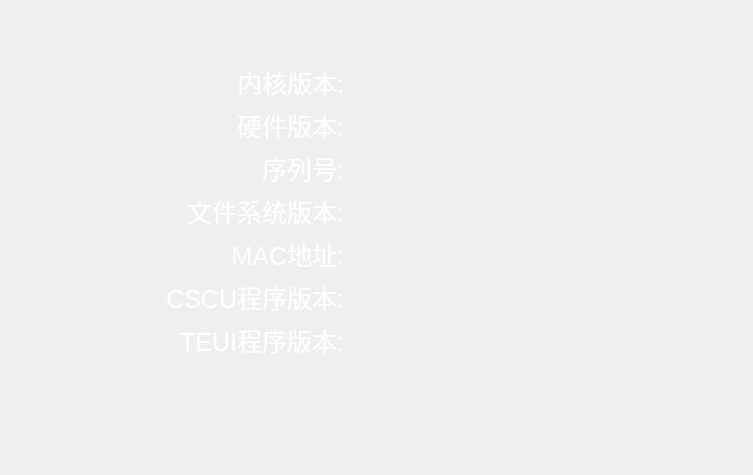
<?xml version="1.0" encoding="UTF-8"?>
<ui version="4.0">
 <class>VersionInformation</class>
 <widget class="QWidget" name="VersionInformation">
  <property name="geometry">
   <rect>
    <x>0</x>
    <y>0</y>
    <width>753</width>
    <height>475</height>
   </rect>
  </property>
  <property name="maximumSize">
   <size>
    <width>16777215</width>
    <height>16777215</height>
   </size>
  </property>
  <property name="sizeIncrement">
   <size>
    <width>0</width>
    <height>0</height>
   </size>
  </property>
  <property name="windowTitle">
   <string>Form</string>
  </property>
  <layout class="QHBoxLayout" name="horizontalLayout">
   <property name="sizeConstraint">
    <enum>QLayout::SetMinAndMaxSize</enum>
   </property>
   <property name="leftMargin">
    <number>0</number>
   </property>
   <property name="rightMargin">
    <number>36</number>
   </property>
   <item>
    <layout class="QVBoxLayout" name="verticalLayout" stretch="1,4,2">
     <property name="sizeConstraint">
      <enum>QLayout::SetMinAndMaxSize</enum>
     </property>
     <item>
      <spacer name="verticalSpacer">
       <property name="orientation">
        <enum>Qt::Vertical</enum>
       </property>
       <property name="sizeHint" stdset="0">
        <size>
         <width>20</width>
         <height>40</height>
        </size>
       </property>
      </spacer>
     </item>
     <item>
      <layout class="QGridLayout" name="gridLayout" rowstretch="1,1,1,1,1,1,1">
       <property name="sizeConstraint">
        <enum>QLayout::SetMinAndMaxSize</enum>
       </property>
       <property name="horizontalSpacing">
        <number>29</number>
       </property>
       <item row="0" column="0">
        <widget class="QLabel" name="labelKernelVersion1">
         <property name="font">
          <font>
           <family>Sans Serif</family>
           <pointsize>19</pointsize>
           <weight>50</weight>
           <italic>false</italic>
           <bold>false</bold>
          </font>
         </property>
         <property name="styleSheet">
          <string notr="true">color: rgb(255, 255, 255);</string>
         </property>
         <property name="text">
          <string>内核版本:</string>
         </property>
         <property name="alignment">
          <set>Qt::AlignRight|Qt::AlignTrailing|Qt::AlignVCenter</set>
         </property>
        </widget>
       </item>
       <item row="0" column="1">
        <widget class="QLabel" name="labelKernelVersion">
         <property name="font">
          <font>
           <family>Sans Serif</family>
           <pointsize>19</pointsize>
           <weight>50</weight>
           <italic>false</italic>
           <bold>false</bold>
          </font>
         </property>
         <property name="styleSheet">
          <string notr="true">color: rgb(255, 255, 255);
</string>
         </property>
         <property name="frameShape">
          <enum>QFrame::NoFrame</enum>
         </property>
         <property name="frameShadow">
          <enum>QFrame::Sunken</enum>
         </property>
         <property name="lineWidth">
          <number>2</number>
         </property>
         <property name="text">
          <string/>
         </property>
        </widget>
       </item>
       <item row="1" column="1">
        <widget class="QLabel" name="labelHardwareVersion">
         <property name="font">
          <font>
           <family>Sans Serif</family>
           <pointsize>19</pointsize>
           <weight>50</weight>
           <italic>false</italic>
           <bold>false</bold>
          </font>
         </property>
         <property name="styleSheet">
          <string notr="true">color: rgb(255, 255, 255);</string>
         </property>
         <property name="frameShape">
          <enum>QFrame::NoFrame</enum>
         </property>
         <property name="frameShadow">
          <enum>QFrame::Sunken</enum>
         </property>
         <property name="lineWidth">
          <number>2</number>
         </property>
         <property name="text">
          <string/>
         </property>
        </widget>
       </item>
       <item row="5" column="1">
        <widget class="QLabel" name="labelCSCUProgramVersion">
         <property name="font">
          <font>
           <pointsize>19</pointsize>
          </font>
         </property>
         <property name="styleSheet">
          <string notr="true">color: rgb(255, 255, 255);</string>
         </property>
         <property name="frameShape">
          <enum>QFrame::NoFrame</enum>
         </property>
         <property name="frameShadow">
          <enum>QFrame::Sunken</enum>
         </property>
         <property name="lineWidth">
          <number>2</number>
         </property>
         <property name="text">
          <string/>
         </property>
        </widget>
       </item>
       <item row="4" column="0">
        <widget class="QLabel" name="labelMACAddress1">
         <property name="font">
          <font>
           <pointsize>19</pointsize>
          </font>
         </property>
         <property name="styleSheet">
          <string notr="true">color: rgb(255, 255, 255);</string>
         </property>
         <property name="text">
          <string>MAC地址:</string>
         </property>
         <property name="alignment">
          <set>Qt::AlignRight|Qt::AlignTrailing|Qt::AlignVCenter</set>
         </property>
        </widget>
       </item>
       <item row="6" column="0">
        <widget class="QLabel" name="labelTEUIProgramVersion1">
         <property name="font">
          <font>
           <pointsize>19</pointsize>
          </font>
         </property>
         <property name="styleSheet">
          <string notr="true">color: rgb(255, 255, 255);</string>
         </property>
         <property name="text">
          <string>TEUI程序版本:</string>
         </property>
         <property name="alignment">
          <set>Qt::AlignRight|Qt::AlignTrailing|Qt::AlignVCenter</set>
         </property>
        </widget>
       </item>
       <item row="4" column="1">
        <widget class="QLabel" name="labelMACAddress">
         <property name="font">
          <font>
           <pointsize>19</pointsize>
          </font>
         </property>
         <property name="styleSheet">
          <string notr="true">color: rgb(255, 255, 255);</string>
         </property>
         <property name="frameShape">
          <enum>QFrame::NoFrame</enum>
         </property>
         <property name="frameShadow">
          <enum>QFrame::Sunken</enum>
         </property>
         <property name="lineWidth">
          <number>2</number>
         </property>
         <property name="text">
          <string/>
         </property>
        </widget>
       </item>
       <item row="5" column="0">
        <widget class="QLabel" name="labelCSCUProgramVersion1">
         <property name="font">
          <font>
           <pointsize>19</pointsize>
          </font>
         </property>
         <property name="styleSheet">
          <string notr="true">color: rgb(255, 255, 255);</string>
         </property>
         <property name="text">
          <string>CSCU程序版本:</string>
         </property>
         <property name="alignment">
          <set>Qt::AlignRight|Qt::AlignTrailing|Qt::AlignVCenter</set>
         </property>
        </widget>
       </item>
       <item row="6" column="1">
        <widget class="QLabel" name="labelTEUIProgramVersion">
         <property name="font">
          <font>
           <pointsize>19</pointsize>
          </font>
         </property>
         <property name="styleSheet">
          <string notr="true">color: rgb(255, 255, 255);</string>
         </property>
         <property name="frameShape">
          <enum>QFrame::NoFrame</enum>
         </property>
         <property name="frameShadow">
          <enum>QFrame::Sunken</enum>
         </property>
         <property name="lineWidth">
          <number>2</number>
         </property>
         <property name="text">
          <string/>
         </property>
        </widget>
       </item>
       <item row="3" column="0">
        <widget class="QLabel" name="labelFileSysVersion1">
         <property name="font">
          <font>
           <pointsize>19</pointsize>
          </font>
         </property>
         <property name="styleSheet">
          <string notr="true">color: rgb(255, 255, 255);</string>
         </property>
         <property name="text">
          <string>文件系统版本:</string>
         </property>
         <property name="alignment">
          <set>Qt::AlignRight|Qt::AlignTrailing|Qt::AlignVCenter</set>
         </property>
        </widget>
       </item>
       <item row="1" column="0">
        <widget class="QLabel" name="labelHardwareVersion1">
         <property name="font">
          <font>
           <pointsize>19</pointsize>
          </font>
         </property>
         <property name="styleSheet">
          <string notr="true">color: rgb(255, 255, 255);</string>
         </property>
         <property name="text">
          <string>硬件版本:</string>
         </property>
         <property name="alignment">
          <set>Qt::AlignRight|Qt::AlignTrailing|Qt::AlignVCenter</set>
         </property>
        </widget>
       </item>
       <item row="3" column="1">
        <widget class="QLabel" name="labelFileSysVersion">
         <property name="font">
          <font>
           <family>Sans Serif</family>
           <pointsize>19</pointsize>
           <weight>50</weight>
           <italic>false</italic>
           <bold>false</bold>
          </font>
         </property>
         <property name="styleSheet">
          <string notr="true">color: rgb(255, 255, 255);</string>
         </property>
         <property name="frameShape">
          <enum>QFrame::NoFrame</enum>
         </property>
         <property name="frameShadow">
          <enum>QFrame::Sunken</enum>
         </property>
         <property name="lineWidth">
          <number>2</number>
         </property>
         <property name="text">
          <string/>
         </property>
        </widget>
       </item>
       <item row="2" column="0">
        <widget class="QLabel" name="labelnum1">
         <property name="font">
          <font>
           <pointsize>19</pointsize>
          </font>
         </property>
         <property name="styleSheet">
          <string notr="true">color: rgb(255, 255, 255);</string>
         </property>
         <property name="text">
          <string>序列号:</string>
         </property>
         <property name="alignment">
          <set>Qt::AlignRight|Qt::AlignTrailing|Qt::AlignVCenter</set>
         </property>
        </widget>
       </item>
       <item row="2" column="1">
        <widget class="QLabel" name="labelnum">
         <property name="font">
          <font>
           <family>Sans Serif</family>
           <pointsize>19</pointsize>
           <weight>50</weight>
           <italic>false</italic>
           <bold>false</bold>
          </font>
         </property>
         <property name="styleSheet">
          <string notr="true">color: rgb(255, 255, 255);</string>
         </property>
         <property name="frameShape">
          <enum>QFrame::NoFrame</enum>
         </property>
         <property name="frameShadow">
          <enum>QFrame::Sunken</enum>
         </property>
         <property name="lineWidth">
          <number>2</number>
         </property>
         <property name="text">
          <string/>
         </property>
        </widget>
       </item>
      </layout>
     </item>
     <item>
      <spacer name="verticalSpacer_2">
       <property name="orientation">
        <enum>Qt::Vertical</enum>
       </property>
       <property name="sizeHint" stdset="0">
        <size>
         <width>20</width>
         <height>40</height>
        </size>
       </property>
      </spacer>
     </item>
    </layout>
   </item>
  </layout>
 </widget>
 <resources/>
 <connections/>
</ui>
